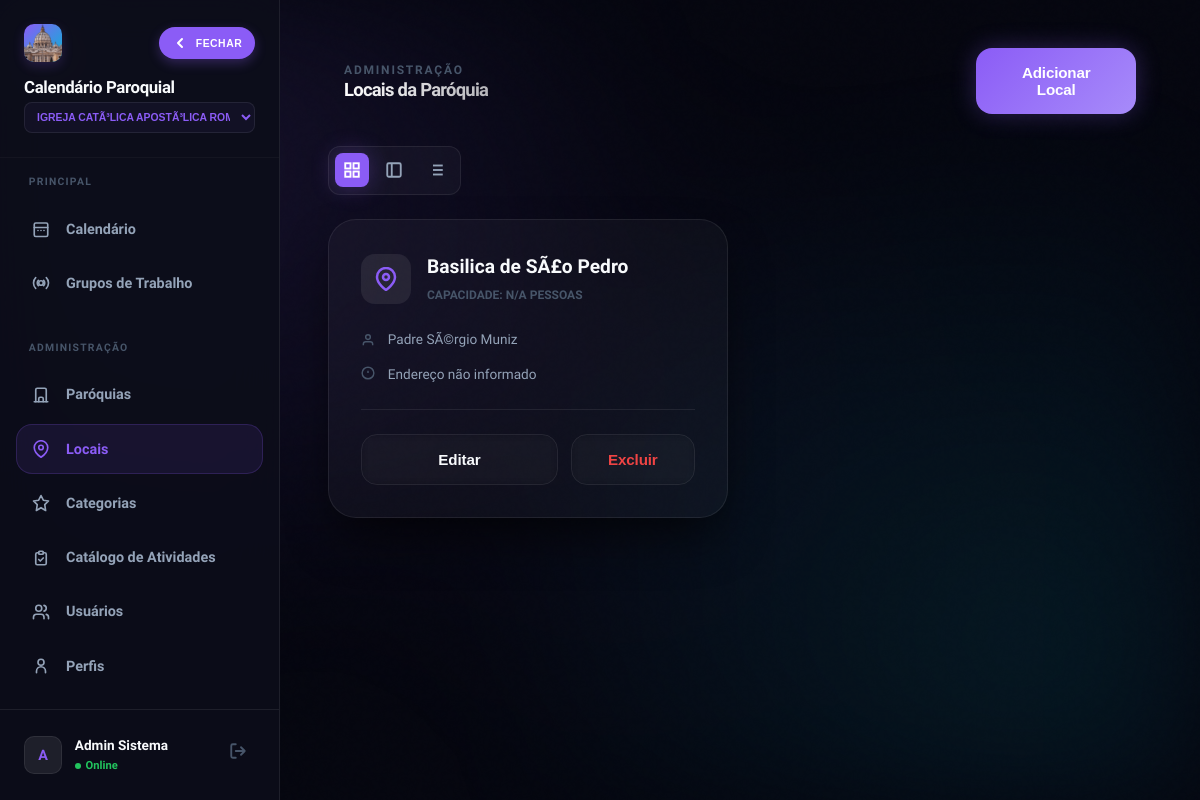
/locais_paroquia.php (signed in), run on an earlier commit of the app's database.
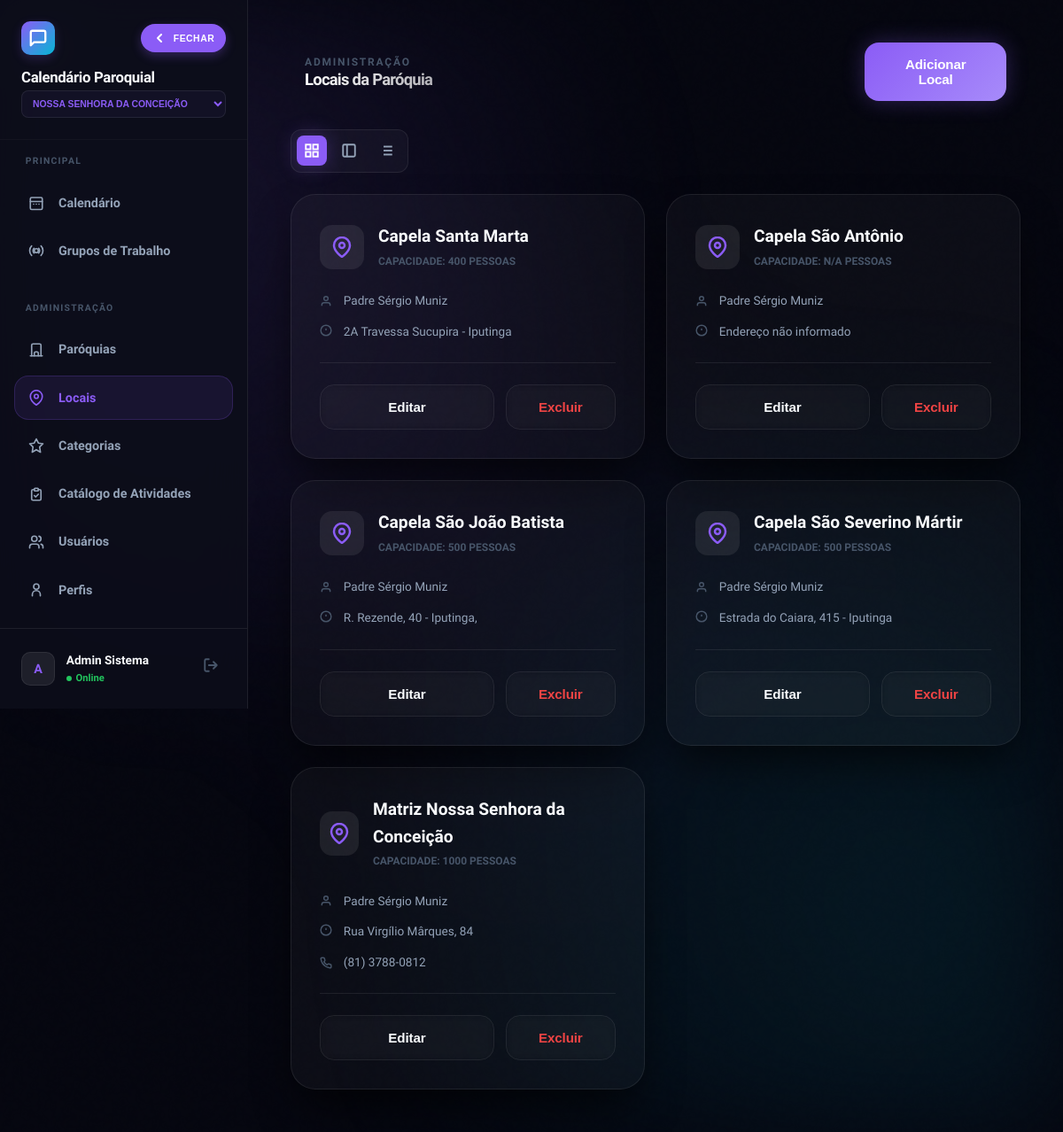
And on a later commit of the database.
### tables this page shows
CREATE TABLE `locais_paroquia` (
  `id` int(10) unsigned NOT NULL AUTO_INCREMENT,
  `paroquia_id` int(10) unsigned NOT NULL,
  `nome_local` varchar(255) NOT NULL,
  `descricao` text DEFAULT NULL,
  `ativo` tinyint(1) DEFAULT 1,
  `endereco` varchar(255) DEFAULT NULL,
  `telefone` varchar(20) DEFAULT NULL,
  `responsavel` varchar(100) DEFAULT NULL,
  `capacidade` int(11) DEFAULT NULL,
  PRIMARY KEY (`id`)
);

### config.php (called while the page is built, shortened)
<?php
function h(mixed $v): string {
    return htmlspecialchars((string)($v ?? ''), ENT_QUOTES, 'UTF-8');
}
?>

### functions.php (called while the page is built, shortened)
<?php
require_once __DIR__ . '/config.php';
function current_paroquia_id(): int {
    return (int)($_SESSION['paroquia_id'] ?? 0);
}
?>

### locais_paroquia.php (the view, shortened to what the changed rows need)
<?php
require_once 'functions.php';
$pid = current_paroquia_id();
$locais = $conn->query("SELECT * FROM locais_paroquia WHERE paroquia_id = $pid ORDER BY nome_local");
?>
<!DOCTYPE html>
<html lang="pt-BR">
<head>
    <link rel="stylesheet" href="style.css?v=2.4.5"
        <link rel="stylesheet" href="css/responsive.css?v=2.4.5">
</head>
<body>
    <div class="app-shell">
        <?php include 'sidebar.php'; ?>
        <main class="main-content">
            <header class="calendar-header animate-in" style="margin-bottom: 2rem; display: flex; align-items: center; padding: 0 1rem;">
                <div style="display: flex; align-items: center; justify-content: space-between; width: 100%; gap: 1rem;">
                    <div>
                        <h1 class="gradient-text" style="font-size: 1.15rem; margin: 0; white-space: nowrap; overflow: hidden; text-overflow: ellipsis;">Locais da Paróquia</h1>
                    </div>
                </div>
            </header>
            <div class="locations-grid animate-in" id="dataContainer" style="animation-delay: 0.1s;">
                <?php while ($l = $locais->fetch_assoc()): ?>
                <article class="glass location-card">
                    <div class="loc-header">
                        <div class="loc-icon">
                            <svg width="24" height="24" viewBox="0 0 24 24" fill="none" stroke="currentColor" stroke-width="2.5"><path d="M21 10c0 7-9 13-9 13s-9-6-9-13a9 9 0 0 1 18 0z"/><circle cx="12" cy="10" r="3"/></svg>
                        </div>
                        <div class="loc-title">
                            <h3><?= h($l['nome_local']) ?></h3>
                            <p>CAPACIDADE: <?= $l['capacidade'] ?: 'N/A' ?> PESSOAS</p>
                        </div>
                    </div>
                    <div class="loc-details">
                        <div class="detail-row">
                            <svg width="14" height="14" viewBox="0 0 24 24" fill="none" stroke="currentColor" stroke-width="2.5"><path d="M20 21v-2a4 4 0 0 0-4-4H8a4 4 0 0 0-4 4v2"/><circle cx="12" cy="7" r="4"/></svg>
                            <span><?= h($l['responsavel'] ?: 'Sem responsável') ?></span>
                        </div>
                        <div class="detail-row" style="align-items: flex-start;">
                            <svg width="14" height="14" viewBox="0 0 24 24" fill="none" stroke="currentColor" stroke-width="2.5" style="margin-top: 2px;"><circle cx="12" cy="12" r="10"/><line x1="12" y1="8" x2="12" y2="12"/><line x1="12" y1="16" x2="12.01" y2="16"/></svg>
                            <span><?= h($l['endereco'] ?: 'Endereço não informado') ?></span>
                        </div>
                        <?php if ($l['telefone']): ?>
                        <div class="detail-row">
                            <span><?= h($l['telefone']) ?></span>
                        </div>
                        <?php endif; ?>
                    </div>
                    <div class="loc-footer">
                        <button onclick='editLocal(<?= json_encode($l) ?>)' class="btn btn-ghost" style="flex: 1;">Editar</button>
                        <form method="POST" style="flex: 1;">
                            <button type="button" class="btn btn-ghost" style="width: 100%; color: #ef4444;" onclick="return confirmForm(this, 'Excluir este local permanentemente?')">Excluir</button>
                        </form>
                    </div>
                </article>
                <?php endwhile; ?>
            </div>
        </main>
    </div>
</body>
</html>

### sidebar.php (shortened to what the changed rows need)
<?php
require_once 'config.php';
$parish_name = 'Igreja Católica';
$pid = $_SESSION['paroquia_id'] ?? 0;
if ($pid > 0) {
    $stmt = $conn->prepare("SELECT nome FROM paroquias WHERE id = ?");
    $stmt->bind_param('i', $pid);
    $stmt->execute();
    $resParish = $stmt->get_result();
    if ($resParish && $resParish->num_rows > 0) {
        $parish_name = $resParish->fetch_assoc()['nome'];
    }
}
$all_parishes = [];
if (userCanSwitchParish()) {
    $p_res = $conn->query("SELECT id, nome FROM paroquias ORDER BY nome");
    if ($p_res) {
        while ($p_row = $p_res->fetch_assoc()) {
            $all_parishes[] = $p_row;
        }
    }
}
?>
<aside class="sidebar" id="mainSidebar">
    <div class="sidebar-header">
        <div class="header-top">
            <div class="brand-logo">
                <?php
                $icon_path = "img/paroquia_{$pid}.png";
                if ($pid > 0 && file_exists(__DIR__ . '/' . $icon_path)):
                ?>
                    <img src="<?= $icon_path ?>?v=<?= time() ?>" alt="Paróquia" style="width: 100%; height: 100%; border-radius: 10px; object-fit: cover;">
                <?php else: ?>
                    <svg width="22" height="22" viewBox="0 0 24 24" fill="none" stroke="#fff" stroke-width="2.5" stroke-linecap="round" stroke-linejoin="round"><path d="M21 15a2 2 0 0 1-2 2H7l-4 4V5a2 2 0 0 1 2-2h14a2 2 0 0 1 2 2z"/></svg>
                <?php endif; ?>
            </div>
        </div>
        <div class="brand-details">
            <span class="brand-text">Calendário Paroquial</span>
            <?php if (count($all_parishes) > 1): ?>
                <select class="brand-sub-select" onchange="window.location.href='select_paroquia.php?id='+this.value">
                    <?php foreach($all_parishes as $p): ?>
                        <option value="<?= $p['id'] ?>" <?= $p['id'] == $pid ? 'selected' : '' ?>><?= h($p['nome']) ?></option>
                    <?php endforeach; ?>
                </select>
            <?php else: ?>
                <span class="brand-sub"><?= h($parish_name) ?></span>
            <?php endif; ?>
        </div>
    </div>
</aside>

What changed in the data, as far as the page shows it:
no longer on this page (row edited): locais_paroquia: nome_local "Basilica de SÃ£o Pedro", capacidade "N/A", responsavel "Padre SÃ©rgio Muniz", endereco "Endereço não informado"
now on this page (row edited): locais_paroquia: nome_local "Capela Santa Marta", capacidade "400", responsavel "Padre Sérgio Muniz", endereco "2A Travessa Sucupira - Iputinga"
now on this page (row edited): locais_paroquia: nome_local "Capela São Antônio", capacidade "N/A", responsavel "Padre Sérgio Muniz", endereco "Endereço não informado"
now on this page (row edited): locais_paroquia: nome_local "Capela São João Batista", capacidade "500", responsavel "Padre Sérgio Muniz", endereco "R. Rezende, 40 - Iputinga,"
now on this page (row edited): locais_paroquia: nome_local "Capela São Severino Mártir", capacidade "500", responsavel "Padre Sérgio Muniz", endereco "Estrada do Caiara, 415 - Iputinga"
now on this page (row edited): locais_paroquia: nome_local "Matriz Nossa Senhora da Conceição", capacidade "1000", responsavel "Padre Sérgio Muniz", endereco "Rua Virgílio Mârques, 84", telefone "(81) 3788-0812"
Also different on the page:
form field value: "Igreja CatÃ³lica ApostÃ³lica Romana" → "Nossa Senhora da Conceição"
